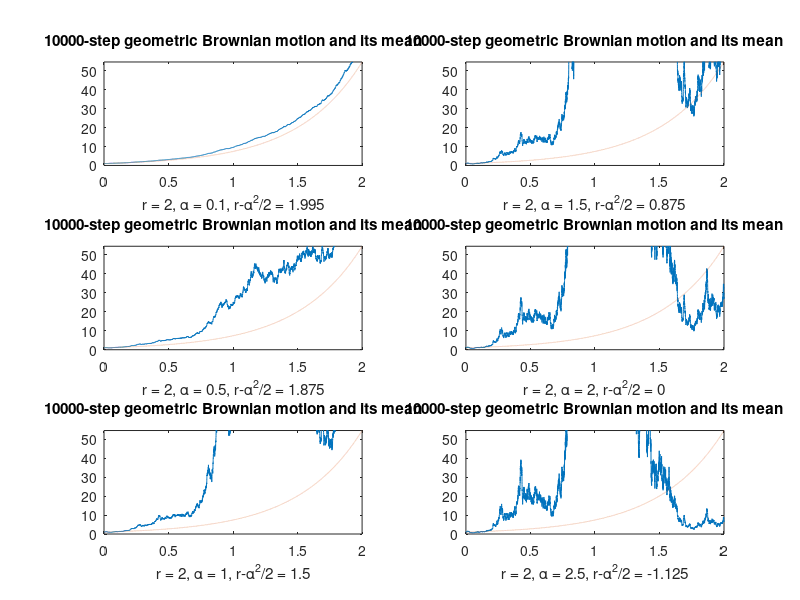

MATLAB code for this plot:
% many_geometric_brownian.m displays several geometric Brownian motions
% using the same Wiener process W for each

N = 10000;
T = 2;

t = (0:1:N)'/N;                   % t is the column vector [0 1/N 2/N ... 1]
W = [0; cumsum(randn(N,1))]/sqrt(N); % S is running sum of N(0,1/N) variables

t = t*T;
W = W*sqrt(T);

R = [2 2 2 2 2 2];
Alpha = [0.1 1.5 0.5 2 1 2.5];

clf

for k=1:6,

r = R(k);
alpha = Alpha(k);

subplot(3,2,k)

Y = (r-(alpha^2)/2)*t + alpha * W;

X = exp(Y);

plot(t,X);          % plot the path
hold on
plot(t,exp(r*t),':');
axis([0 T 0 max(1,exp(r*T))])
title([int2str(N) '-step geometric Brownian motion and its mean'])
xlabel(['r = ' num2str(r) ', \alpha = ' num2str(alpha) ', r-\alpha^2/2 = ' num2str(r-(alpha^2)/2)])

end